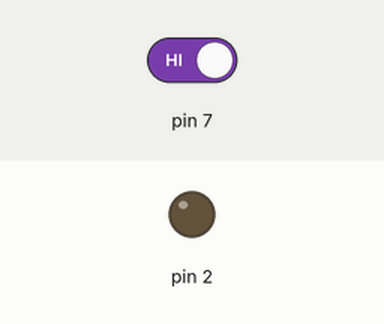
This sketch was run on a simulated Arduino Uno, built with avr-gcc and run on an emulated ATmega328P. Shown: output pins drawn as LEDs (lit = HIGH). The inputs (shaded band) are chosen by the test bench; at power-on: pin 7 HIGH.

Above: at 1.2 s.
1.3 s: pin 7 driven LOW
At 2.5 s:
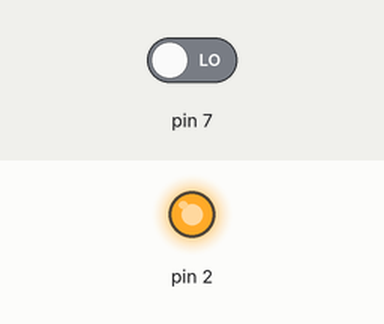
2.8 s: pin 7 driven HIGH
At 3.8 s:
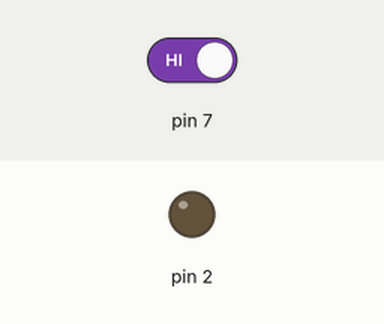
Timing chart, 0 to 5.8 s (numbered marks = the images above; inputs shaded):
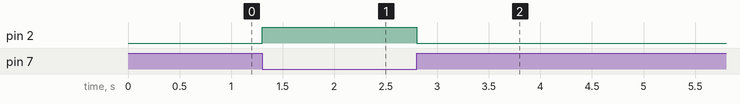

The sketch:

Assignment.ino
```cpp
int voltVal =0;
void setup()
{
  pinMode(7, INPUT);
  pinMode(2,OUTPUT);
}

void loop()
{

  voltVal = digitalRead(7);
  if(voltVal == 0 || voltVal  < 1)
    digitalWrite(2,HIGH);
  else
    digitalWrite(2,LOW);
}
```

Measured:
- after the input at 1.3 s, pin 2: LOW → HIGH at once
- after the input at 2.8 s, pin 2: HIGH → LOW at once
